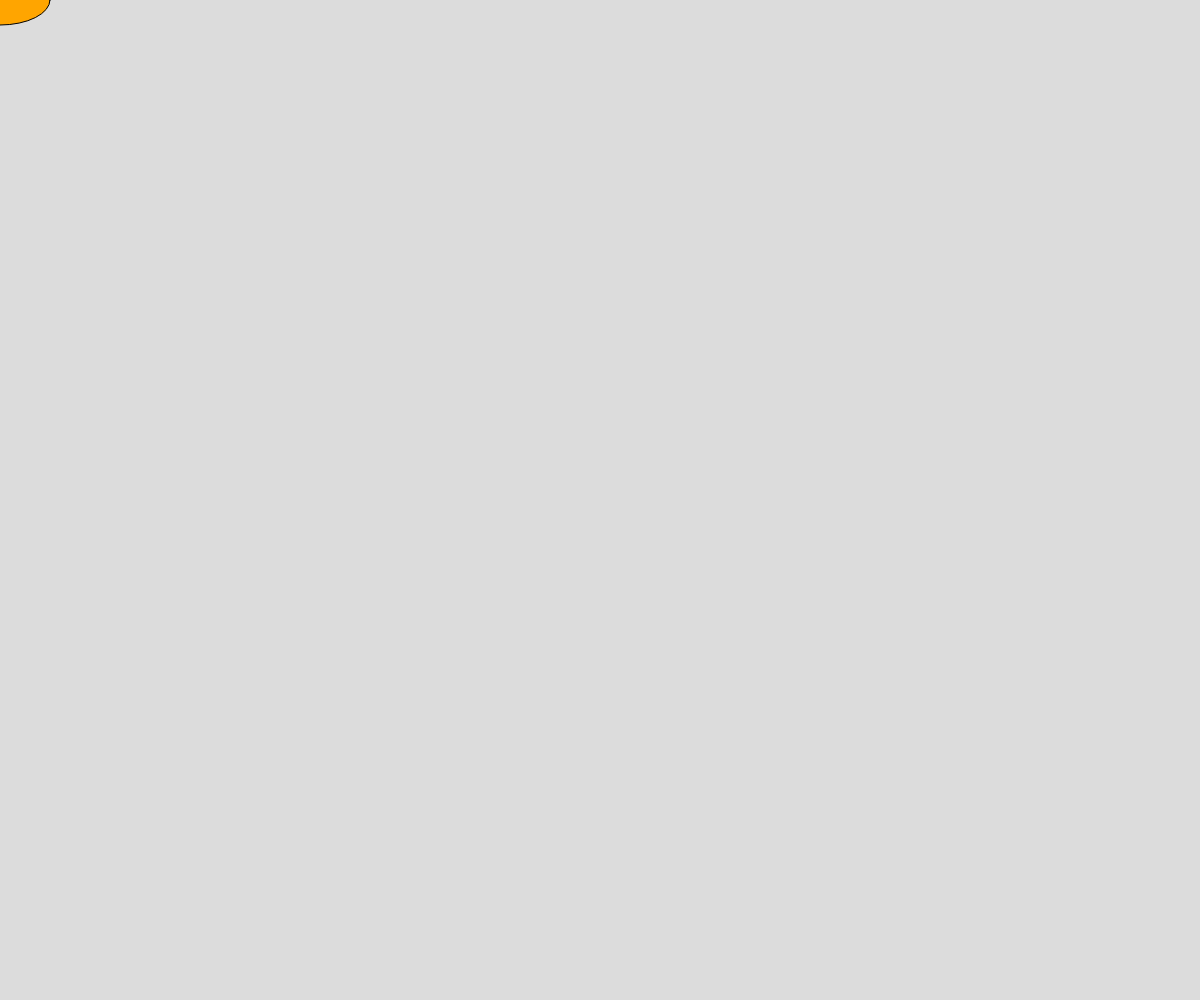
Frame 1 (no input)
Frame 60 (no input): identical to frame 1, image omitted
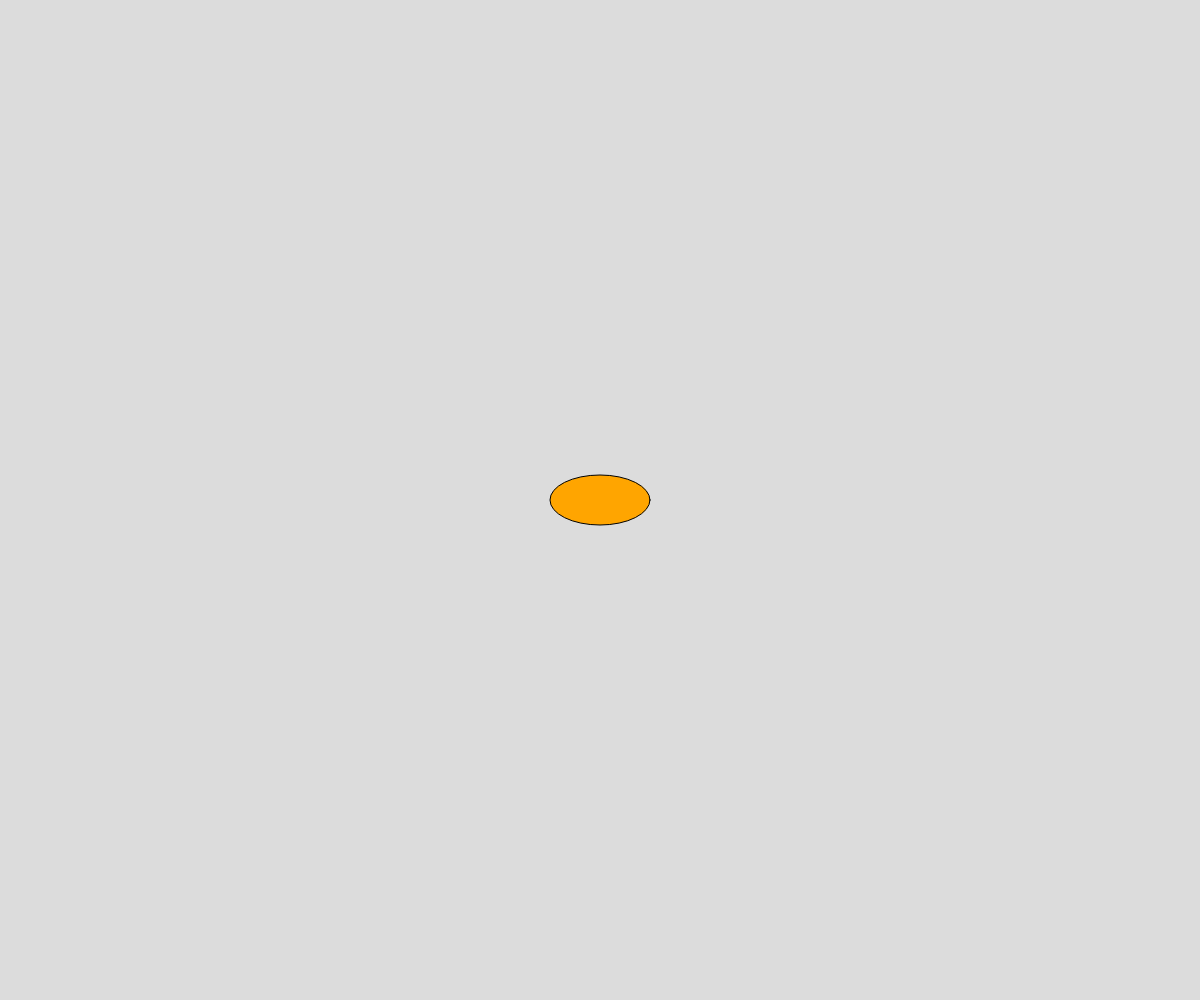
Frame 120 (the mouse pressed at the canvas centre since frame 60)

The p5.js sketch that drew these frames (run headless with seeded random() and noise() and a simulated clock; from frame 60 on, the mouse is pressed at the canvas centre):

// p5.js sketch
// ── sketch.js
// First Demo


function setup() {
  createCanvas(windowWidth, windowHeight);
}

function draw() {
  background(220);
  fill('orange');
  ellipse(mouseX, mouseY, 100, 50);
}
